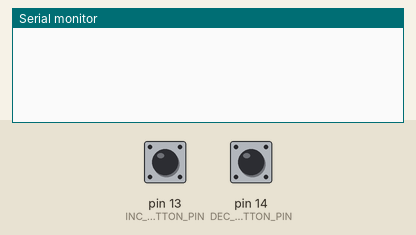
Simulated run of this sketch. Board: Arduino Uno, built with avr-gcc and run on an emulated ATmega328P. Shown: the last lines printed to the serial monitor. The inputs (shaded band) are chosen by the test bench; at power-on: pin 13 (INC_BUTTON_PIN) HIGH, pin 14 (DEC_BUTTON_PIN) HIGH.

Above: at 1.2 s.
1.3 s: pin 13 (INC_BUTTON_PIN) pulled LOW for 0.15 s
At 2.2 s:
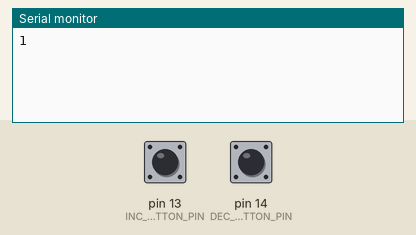
2.9 s: pin 14 (DEC_BUTTON_PIN) pulled LOW for 0.15 s
At 3.4 s:
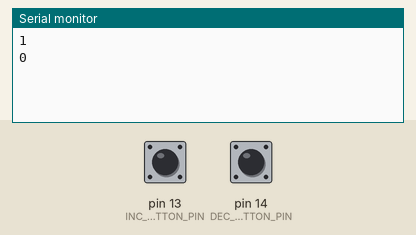
4.5 s: pin 13 (INC_BUTTON_PIN) pulled LOW for 1 s
At 6.4 s:
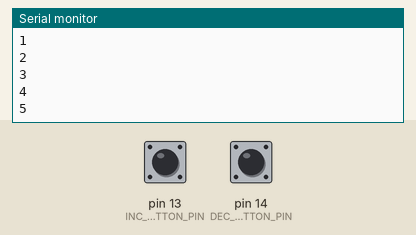
7.0 s: pin 14 (DEC_BUTTON_PIN) pulled LOW for 3.2 s
At 11.3 s:
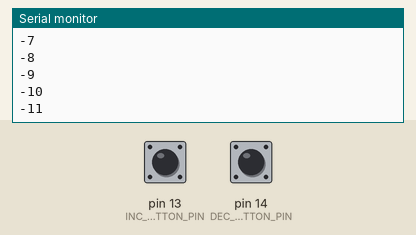
Timing chart, 0 to 12.7 s (numbered marks = the images above; inputs shaded):
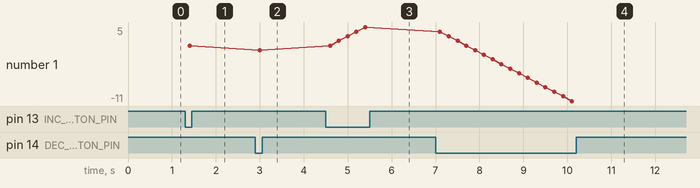

The sketch:

testingPushButton.ino
```cpp
// Define the pin numbers for the buttons
#define INC_BUTTON_PIN 13
#define DEC_BUTTON_PIN 14

// Define variables to store the current value
int value = 0;
bool inc_button=1;
bool dec_button=1;

void setup() {
  // Initialize serial communication
  Serial.begin(9600);

  // Configure the input pins for the buttons
  pinMode(INC_BUTTON_PIN, INPUT_PULLUP);
  pinMode(DEC_BUTTON_PIN, INPUT_PULLUP);

}

void loop() {
  // Read the state of the increment button
  inc_button= digitalRead(INC_BUTTON_PIN);
  dec_button= digitalRead(DEC_BUTTON_PIN);

  if (inc_button == LOW) {
    // Increment the value and print it to the serial port
    value++;
    delay(100);
    Serial.println(value);

    delay(100);
    // Wait for the button to be released
  }

  // Read the state of the decrement button
  if (dec_button == LOW) {
    // Decrement the value and print it to the serial port
    value--;
    delay(100);
    Serial.println(value);

    delay(100);
        // Wait for the button to be released
  }
}
```

Measured:
- after the input at 1.3 s, the serial monitor: prints a new line after 0.10 s (image 1)
- after the input at 2.9 s, the serial monitor: prints a new line after 0.10 s (image 2)
- after the input at 4.5 s, the serial monitor: prints a new line after 0.10 s (image 3)
- after the input at 7.0 s, the serial monitor: prints a new line after 0.90 s (image 4)
- plotted number 1: 1 → 0 after the input at 2.9 s, 0 → 5 after the input at 4.5 s, 5 → -11 after the input at 7.0 s
